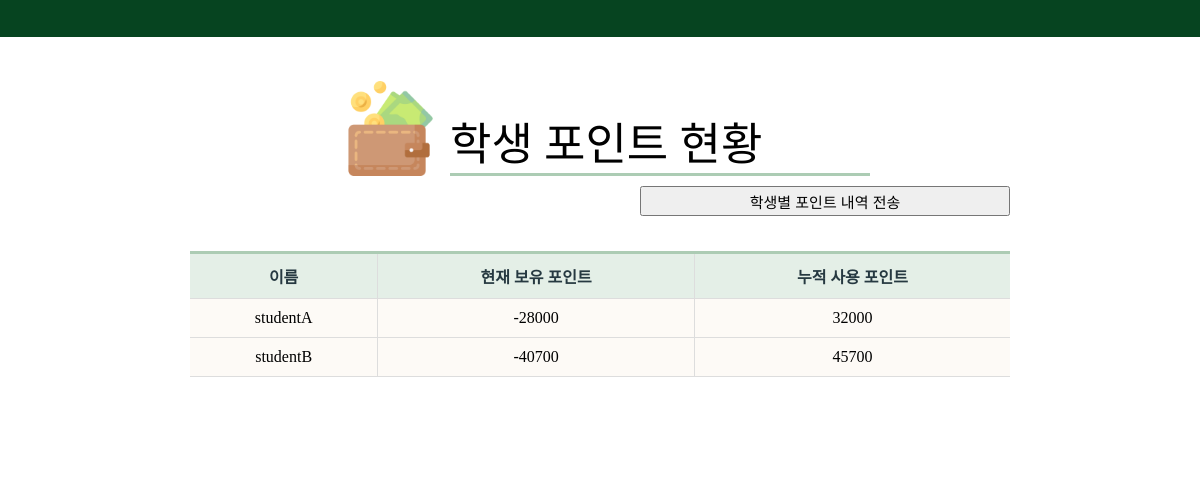
/student-log, run on an earlier commit of the app's database.
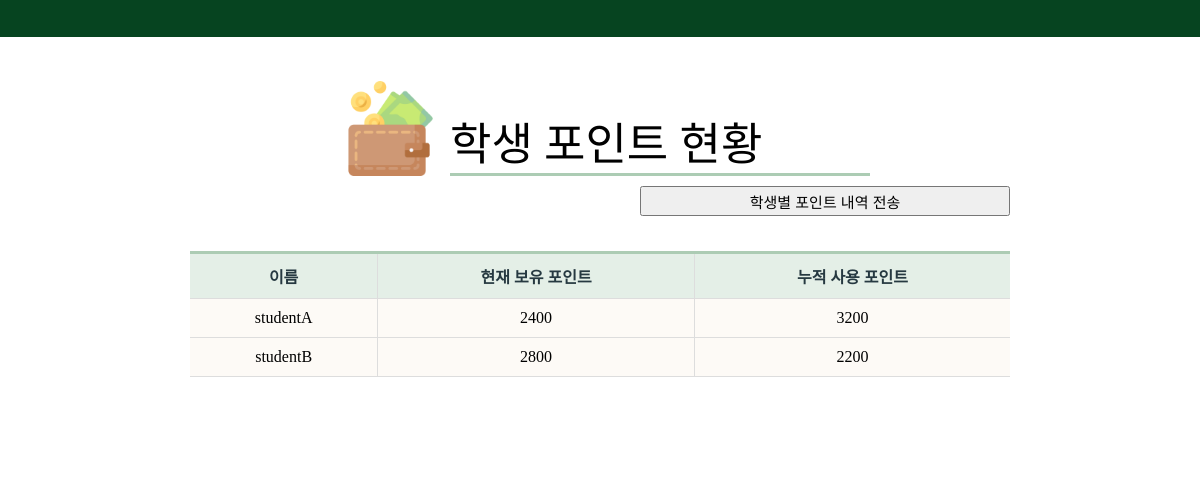
And on a later commit of the database.
### administrator/models.py (models this page shows, shortened)
class Student(models.Model):
    name = models.CharField(max_length=20, null=False)
    point =  models.IntegerField( null=True, blank=True)
    point_used = models.IntegerField(default=0, blank=True, null=True)

### administrator/views.py (the view, shortened to what this page needs)
# urls.py: path('student-log', views.StudentLogView.as_view(), name='student-log'),
class StudentLogView(ListView):
    template_name = 'administrator/student/point.html'
    model = Student

### administrator/templates/administrator/student/point.html (shortened to what this page needs)
{% extends 'administrator/observation/student.html' %}
{% load static %}
{% block title %}
    <link rel="stylesheet" href="{% static 'All.css' %}" />
{% endblock title %}
{% block subject %}
    <h1>학생 포인트 현황</h1>
{% endblock subject %}
{% block top %}
    <img id="topImg" src="{%static 'main/wallet.png' %}"/>
{% endblock top %}
{%block content %}
<form action="" method="POST" enctype="multipart/form-data">
    <input id = "post_button" role="button" type="submit" name="submit_point" value="학생별 포인트 내역 전송"/><br/>
</form>
{% endblock %}
{% block table %}
    <th >이름</th>
    <th >현재 보유 포인트</th>
    <th >누적 사용 포인트</th>
{% endblock table %}
{% block data %}
{% for object in object_list %}
    {% if object.name == 'teacher' %}
    {% else %}
    <tr>
        <td>{{ object.name }}</td>
        <td>{{ object.point }}</td>
        <td>{{ object.point_used }}</td>
    </tr>
    {% endif %}
{% endfor %}
{% endblock data %}

What changed in the data, as far as the page shows it:
changed Student "studentA": point "-28000" → "2400"; point_used "32000" → "3200"
changed Student "studentB": point "-40700" → "2800"; point_used "45700" → "2200"
